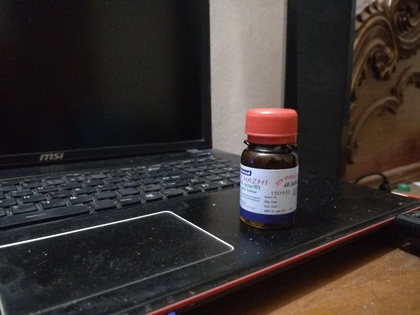
%> input picture Assignment 5/3/norm/IMG_20181125_234836_001.jpg, 420 x 315 px, shrunk from 4608 x 3456 before the run; the run also reads 3 pictures not shown here
$ octave Average.m   (GNU Octave 9; MATLAB toolbox functions it lacks are replaced by stand-ins)
%> lines starting %> are read from the running program, lines starting %| are printed output that depends on the picture
im1 = imread('IMG_20181125_234836_001.jpg');
%> im1 is the input picture: size 315x420x3 uint8; mean R, G, B 56.7, 49.5, 47
im2 = imread('IMG_20181125_234836_002.jpg');
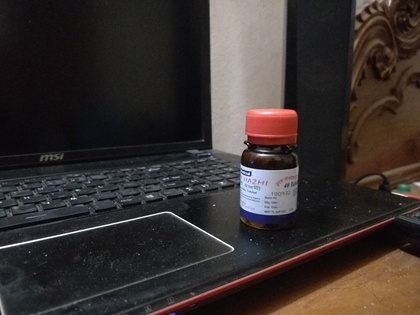
%> input picture Assignment 5/3/norm/IMG_20181125_234836_002.jpg, 420 x 315 px, shrunk from 4608 x 3456 before the run
%> im2 is the input picture: size 315x420x3 uint8; mean R, G, B 56, 48.9, 46.5
im3 = imread('IMG_20181125_234836_003.jpg');
im4 = imread('IMG_20181125_234836_004.jpg');
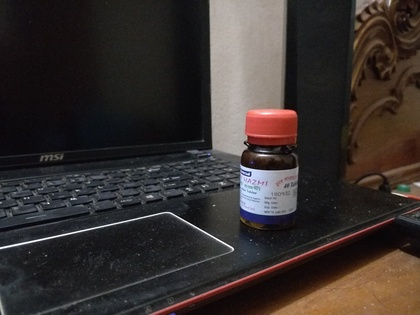
%> input picture Assignment 5/3/norm/IMG_20181125_234836_004.jpg, 420 x 315 px, shrunk from 4608 x 3456 before the run
%> im4 is the input picture: size 315x420x3 uint8; mean R, G, B 56.1, 48.9, 46.5
im5 = imread('IMG_20181125_234836_005.jpg');
im6 = imread('IMG_20181125_234836_006.jpg');
%> (the run ends here)
